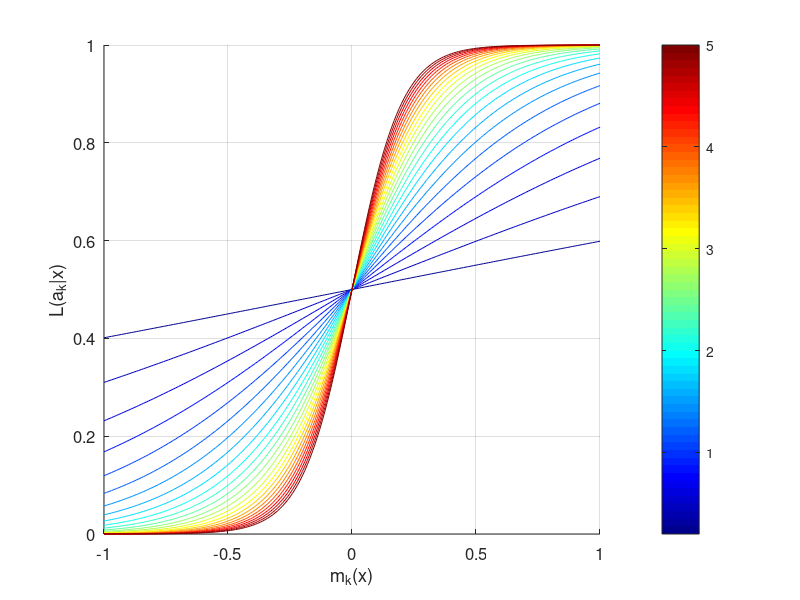

Source code (MATLAB):
f = [];
mx = -1:0.01:1;
alphas = 0.2:0.2:5;
for (alpha = alphas)
    f = [f; exp(alpha*mx)./(exp(alpha*mx)+exp(-alpha*mx))];
end

figure
axes
set(gca, 'FontSize', 12)
hold on
alphanum = size(alphas,2);
colormapping = colormap(jet);
a = 63/(alphas(end)-alphas(1));
b = 1-a*alphas(1);
for (i=1:alphanum);
    % y = ax + b
    % 
    % 1 = a*alphas(1) + b
    % b = 1-a*alphas(1)
    % 
    % 64 = a*(alphas(end)-alphas(1)) + 1
    % 63/(alphas(end)-alphas(1)) = a

    p = round(a*alphas(i)+b);
    plot(mx, f(i,:), 'color', colormapping(p,:))
end
grid
caxis([alphas(1), alphas(end)])
colorbar
xlabel('m_k(x)')
ylabel('L(a_k|x)')


